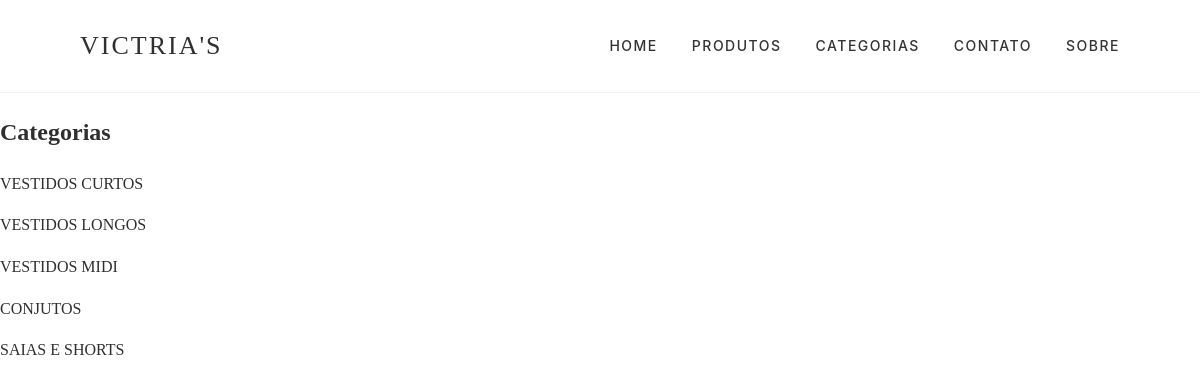
Page /categorias/ on the committed database.
### lojaapp/models.py (models this page shows, shortened)
class Categoria(models.Model):
    titulo = models.CharField(max_length=200)
    slug = models.SlugField(unique=True)

### lojaapp/views.py (the view)
# urls.py: path("categorias/", CategoriaListView.as_view(), name="categorias"),
class CategoriaListView(ListView):
    model = Categoria
    template_name = "categorias.html"
    context_object_name = "categorias"

### templates/categorias.html (shortened to what this page needs)
{% extends "base.html" %}
{% block content %}
<h2>Categorias</h2>
{% for categoria in categorias %}
<p>{{ categoria.titulo }}</p>
{% endfor %}
{% endblock %}

### static/css/style.css (style rules this page uses)
:root { --cor-principal: #e91e63; --cor-texto: #2f2f2f; --cor-fundo-suave: #fdfaf7; }
body { margin: 0; font-family: 'Playfair Display', serif; background: #fff; color: var(--cor-texto); line-height: 1.6; }

### rows in the picture
Categoria: titulo "VESTIDOS CURTOS"
Categoria: titulo "VESTIDOS LONGOS"
Categoria: titulo "VESTIDOS MIDI"
Categoria: titulo "CONJUTOS"
Categoria: titulo "SAIAS E SHORTS"
